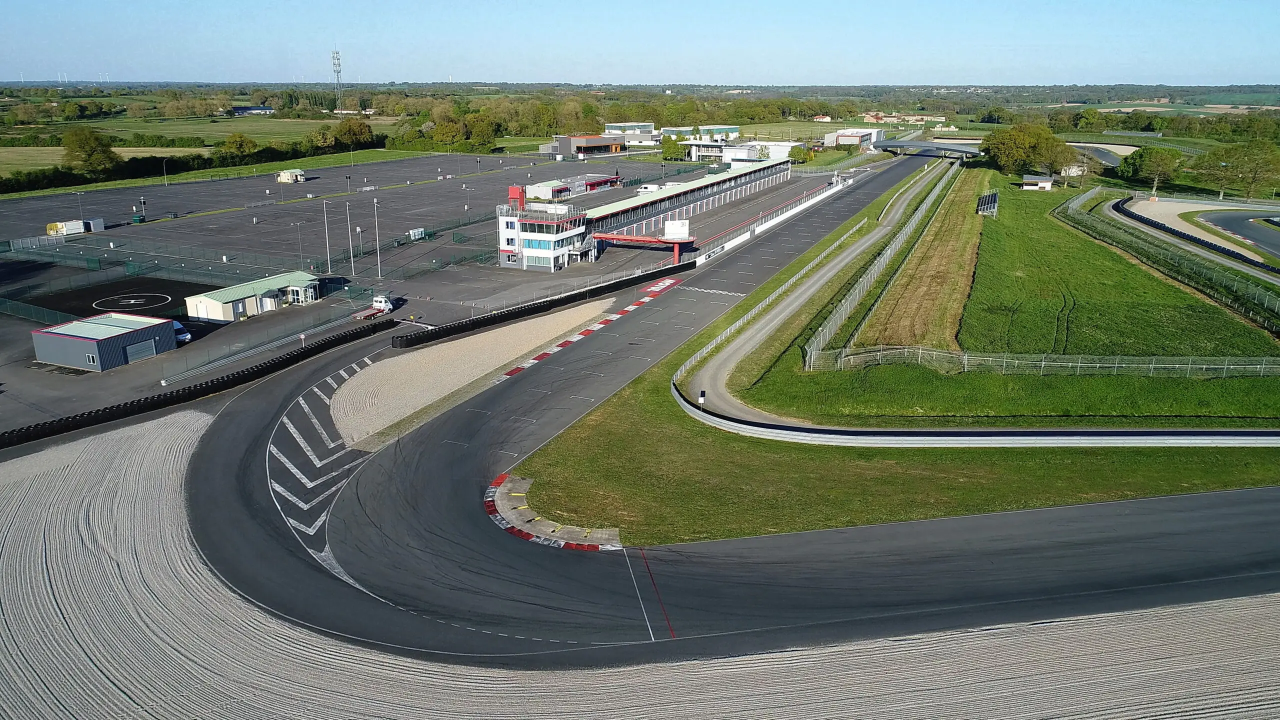
#> input picture Photo-du-circuit-aerienne_7-scaled.jpg.webp, 2560 x 1440 px (shown at 1/2 size)
$ python generate_random_crops.py --input Photo-du-circuit-aerienne_7-scaled.jpg.webp
#> lines starting #> are read from the running program, lines starting #| are printed output that depends on the picture
import argparse
import random
from pathlib import Path

from PIL import Image


def generate_random_crops(
    input_image: Path,
    output_dir: Path,
    count: int = 50,
    crop_size: int = 256,
    seed: int = 42,
    prefix: str = "no_kart_crop",
    quality: int = 95,
) -> None:
#> called with count = 50, crop_size = 256, seed = 42, prefix = 'no_kart_crop', quality = 95
    if count <= 0:
        raise ValueError("count must be > 0")
    if crop_size <= 0:
        raise ValueError("crop_size must be > 0")

    output_dir.mkdir(parents=True, exist_ok=True)

    img = Image.open(input_image).convert("RGB")
#> img is the input picture: PIL image 2560x1440 RGB; mean R, G, B 110.5, 120.8, 109.4

    # Ensure the image is large enough; upscale if needed.
    w, h = img.size
#> w = 2560; h = 1440
    if w < crop_size or h < crop_size:
        scale = max(crop_size / max(1, w), crop_size / max(1, h))
        new_w = max(crop_size, int(round(w * scale)))
        new_h = max(crop_size, int(round(h * scale)))
        img = img.resize((new_w, new_h), resample=Image.BICUBIC)
        w, h = img.size

    rng = random.Random(seed)

    max_x = w - crop_size
#> max_x = 2304
    max_y = h - crop_size
#> max_y = 1184

    for i in range(count):
        x = rng.randint(0, max_x) if max_x > 0 else 0
        y = rng.randint(0, max_y) if max_y > 0 else 0
        crop = img.crop((x, y, x + crop_size, y + crop_size))

        out_path = output_dir / f"{prefix}_{i:03d}_x{x}_y{y}.jpg"
        crop.save(out_path, format="JPEG", quality=quality, optimize=True)
#> this loop made 50 passes
#> pass 1, in generate_random_crops, `crop = img.crop((x, y, x + crop_size, y + crop_size))`:
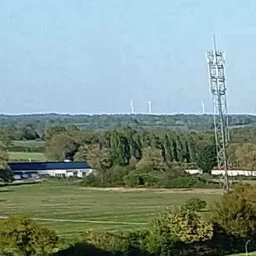
#> crop: PIL image 256x256 RGB; mean R, G, B 129.9, 150.1, 143
#> pass 2, in generate_random_crops, `crop = img.crop((x, y, x + crop_size, y + crop_size))`:
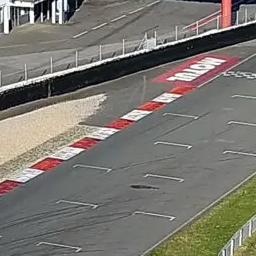
#> crop: PIL image 256x256 RGB; mean R, G, B 121.9, 118.5, 111.4
#> pass 3, in generate_random_crops, `crop = img.crop((x, y, x + crop_size, y + crop_size))`:
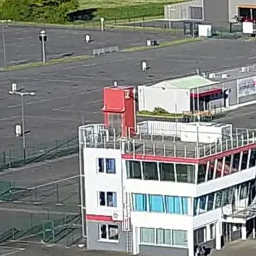
#> crop: PIL image 256x256 RGB; mean R, G, B 133.4, 135.1, 131.7
#> after the loop:
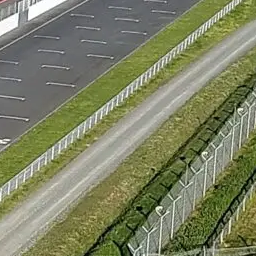
#> crop: PIL image 256x256 RGB; mean R, G, B 124.8, 129.2, 98.8

    print(f"Wrote {count} crops to: {output_dir}")


def main() -> None:
    parser = argparse.ArgumentParser(
        description="Generate a small no_kart dataset by sampling random 256x256 crops from a single image."
    )
    parser.add_argument("--input", required=True, help="Path to the source image")
    parser.add_argument("--out", default="No kart/generated", help="Output directory")
    parser.add_argument("--count", type=int, default=50, help="Number of crops")
    parser.add_argument("--size", type=int, default=256, help="Crop size (square)")
    parser.add_argument("--seed", type=int, default=42, help="Random seed")
    parser.add_argument("--prefix", default="no_kart_crop", help="Output filename prefix")
    args = parser.parse_args()

    generate_random_crops(
        input_image=Path(args.input),
        output_dir=Path(args.out),
        count=args.count,
        crop_size=args.size,
        seed=args.seed,
        prefix=args.prefix,
    )


if __name__ == "__main__":
    main()
